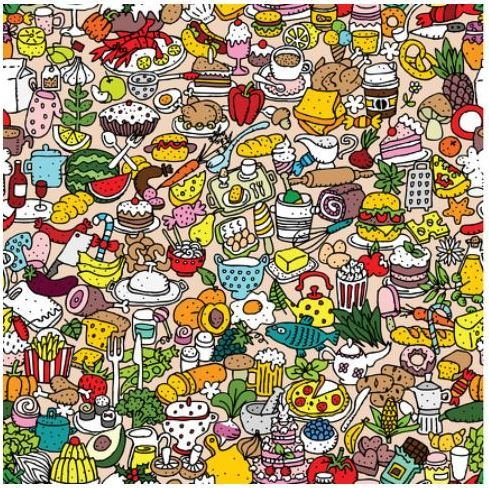
#> input picture Objetos.jpg, 489 x 488 px, given in place of the camera
$ jupyter execute --allow-errors cargaimagen78.ipynb   (text cells are left out)
#> lines starting #> are read from the running program, lines starting #| are printed output that depends on the picture; after the words box and inside, x2 and y2 are one past the last pixel; in counts of white or black regions, pixels touching at a corner belong together
#> further down, frame is the input picture: shape (488, 489, 3); mean B, G, R 115.8, 144.3, 162.1
#> `img_hsv = cv.cvtColor(frame, cv.COLOR_BGR2HSV)`: img_hsv: shape (488, 489, 3); mean H, S, V 47.5, 99.9, 167.2
[cell 1]
import cv2 as cv
import numpy as np

[cell 2]
img = cv.imread("man1.jpg",1)
#> (the rest of this cell did not finish here and is left out)

[cell 3]
img = cv.imread("man1.jpg",1)
#> (the rest of this cell did not finish here and is left out)

[cell 4]
cap = cv.VideoCapture(0)

if not cap.isOpened():
    print("No se puede aperturar la camara")
    exit()

#> (a cell that did not finish here is left out)

[cell 6]
import numpy as np
import cv2 as cv
import math
rostro = cv.CascadeClassifier('./datasetCubre/classifier/cascade.xml')

[cell 7]
cap = cv.VideoCapture(0)
i=0
while True:
    ret, frame = cap.read()
    gray = cv.cvtColor(frame, cv.COLOR_BGR2GRAY)
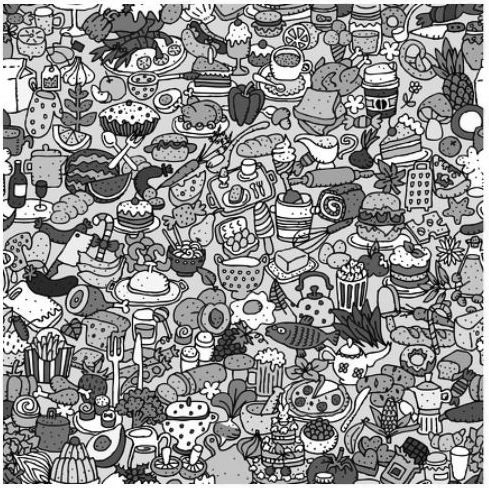
#> gray: shape (488, 489); min 0, max 255, mean 146.4
    rostros = rostro.detectMultiScale(gray, 2.3, 3)
#> rostros = ()
    for(x, y, w, h) in rostros:
        frame = cv.rectangle(frame, (x,y), (x+w, y+h), (0, 255, 0), 2)
#> this loop made 0 passes
        # [8 lines of commented-out code are left out]

    cv.imshow('rostros', frame)
    i=i+1
    k = cv.waitKey(1)
#> (key q is pressed here)
    if k == 27:
        break
    #elif

cap.release()
cv.destroyAllWindows()

[cell 8]
import cv2 as cv
import numpy as np
import os

[cell 9]
dataSet = '/home/likcos/dataset'
#> (the rest of this cell did not finish here and is left out)

[cell 10]
labels = []
facesData = []
label = 0
#> (the rest of this cell did not finish here and is left out)

[cell 11]
faceRecognizer = cv.face.EigenFaceRecognizer_create()
#> (the rest of this cell did not finish here and is left out)

[cell 12]
import cv2 as cv
import os

[cell 13]
faceRecognizer = cv.face.EigenFaceRecognizer_create()
#> (the rest of this cell did not finish here and is left out)

[cell 14]
import cv2 as cv
import numpy as np

[cell 15]
cap = cv.VideoCapture(0)

if not cap.isOpened():
    print("No se puede aperturar la camara")
    exit()

[cell 16]
while True:
    ret, frame =cap.read()
    zero = np.zeros(frame.shape[:2], dtype='uint8')

    if not ret:
        print("No se pueden capturar fotogramas")
        break
    frame = cv.rectangle(frame, (50,50), (300, 300), (255, 0, 0), 2)
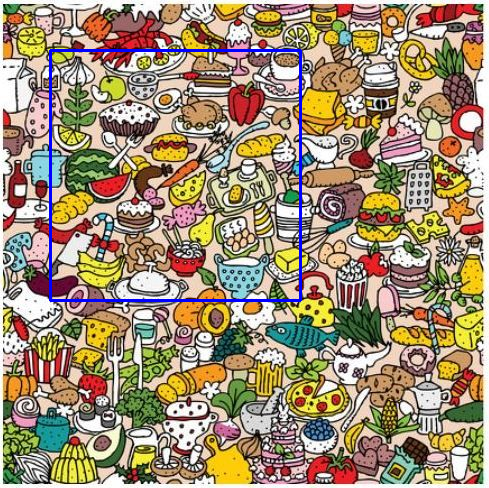
#> frame: shape (488, 489, 3); 1.26% of pixels changed, all inside (x1, y1, x2, y2) = (49, 49, 302, 302)
    frame2 = frame[50:300, 50:300]
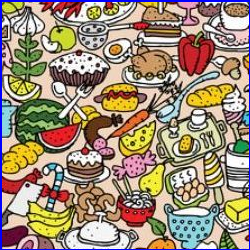
#> frame2: shape (250, 250, 3); mean B, G, R 120.7, 140.6, 158.1
    cv.imshow('frame',frame)
    cv.imshow('frame2', frame2)

    if cv.waitKey(1) == ord('q'):
#> (key q is pressed here)
        break
cap.release()
cv.destroyAllWindows()
